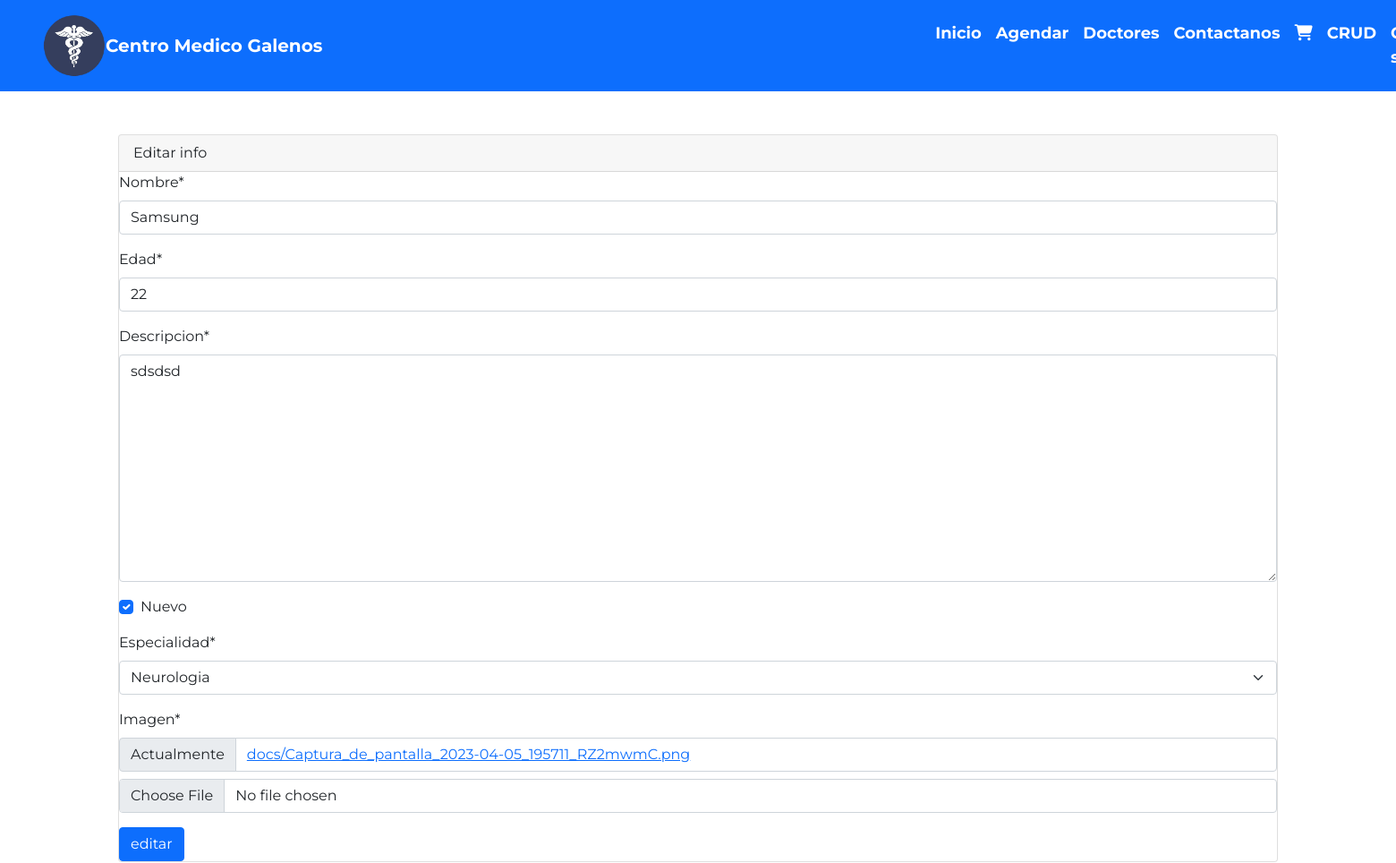
Page /modificar/12/ (signed in, upper part) on the earlier database version.
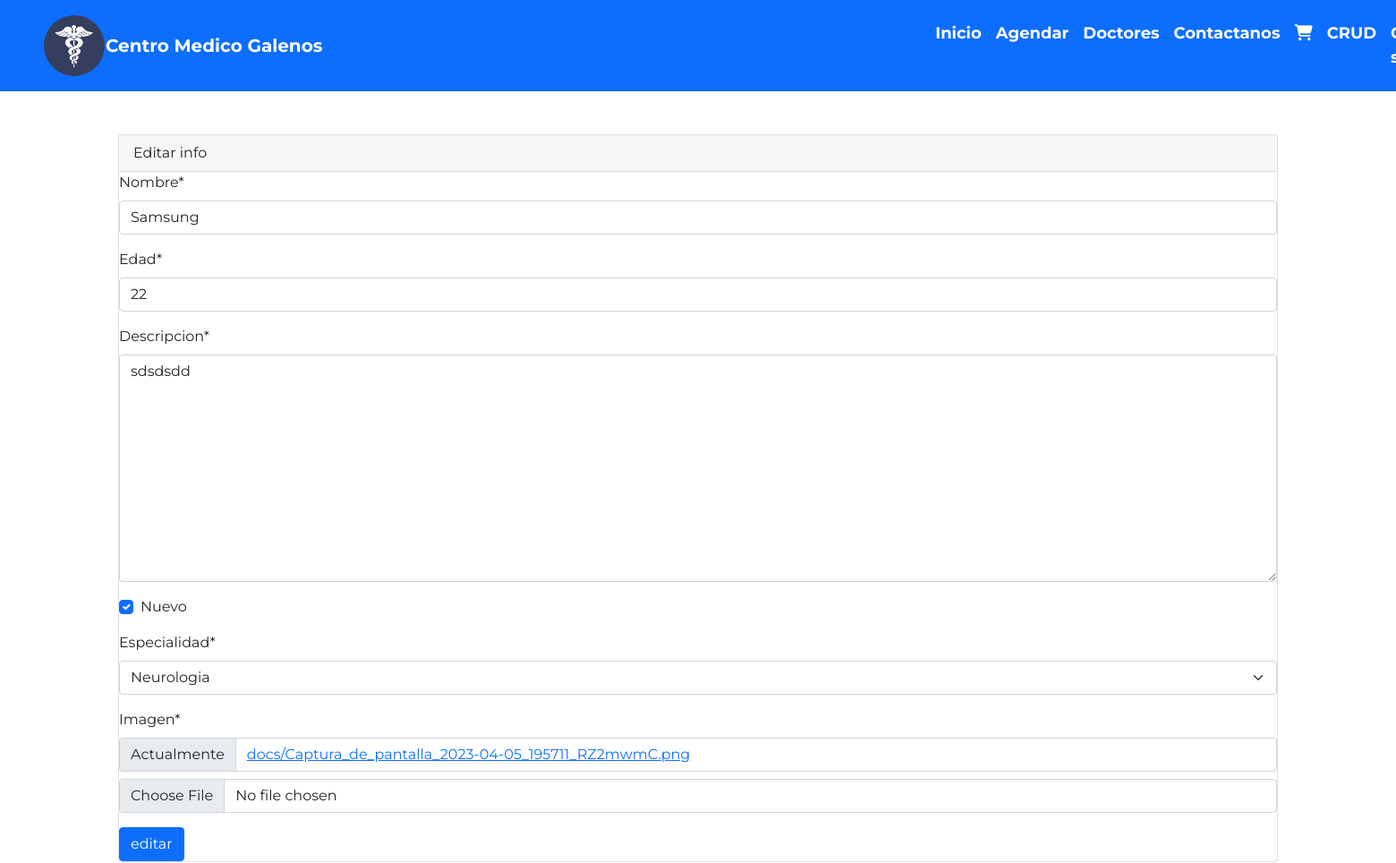
Same page on the later database version.
### app/models.py (models this page shows, shortened)
class Doctor(models.Model):
    nombre = models.CharField(max_length=50)
    edad = models.IntegerField()
    descripcion = models.TextField()
    nuevo = models.BooleanField()
    especialidad = models.ForeignKey(Especialidad, on_delete=models.PROTECT)
    imagen = models.ImageField(upload_to="docs", null=True)

### app/views.py (the view, shortened to what this page needs)
# urls.py: path('modificar/<id>/', modificar,name="modificar"),
@permission_required('app.change_docs')
def modificar (request,id):
    doctor = get_object_or_404(Doctor, id=id)
    data = {
        'form' : DoctoresForm(instance=doctor)
    }
    return render(request,'app/docs/modificar.html',data)

### app/forms.py
class DoctoresForm(forms.ModelForm):
    class Meta:
        model = Doctor
        fields = '__all__'

### app/models.py (called while the page is built)
    def __str__(self):
        return self.especialidad

### app/templates/app/docs/modificar.html (shortened to what this page needs)
{% extends 'app/base.html' %}
{% load static %}
{% load crispy_forms_tags %}
{% block contenido %}
    <div class="container mt-5">
        <div class="card">
            <div class="card-header">
                Editar info
            </div>
            <form action=""  method="post" enctype="multipart/form-data">
                {{ form|crispy }}
                <button type="submit" class="btn btn-primary" id="btnEnviar">editar</button>
            </form>
        </div>
    </div>
    <br>
    <br>
    <br>
    <br>
    <br>
    <br>
{% endblock %}

Differences in the rows shown:
changed Doctor "Samsung": descripcion "sdsdsd" → "sdsdsdd"
